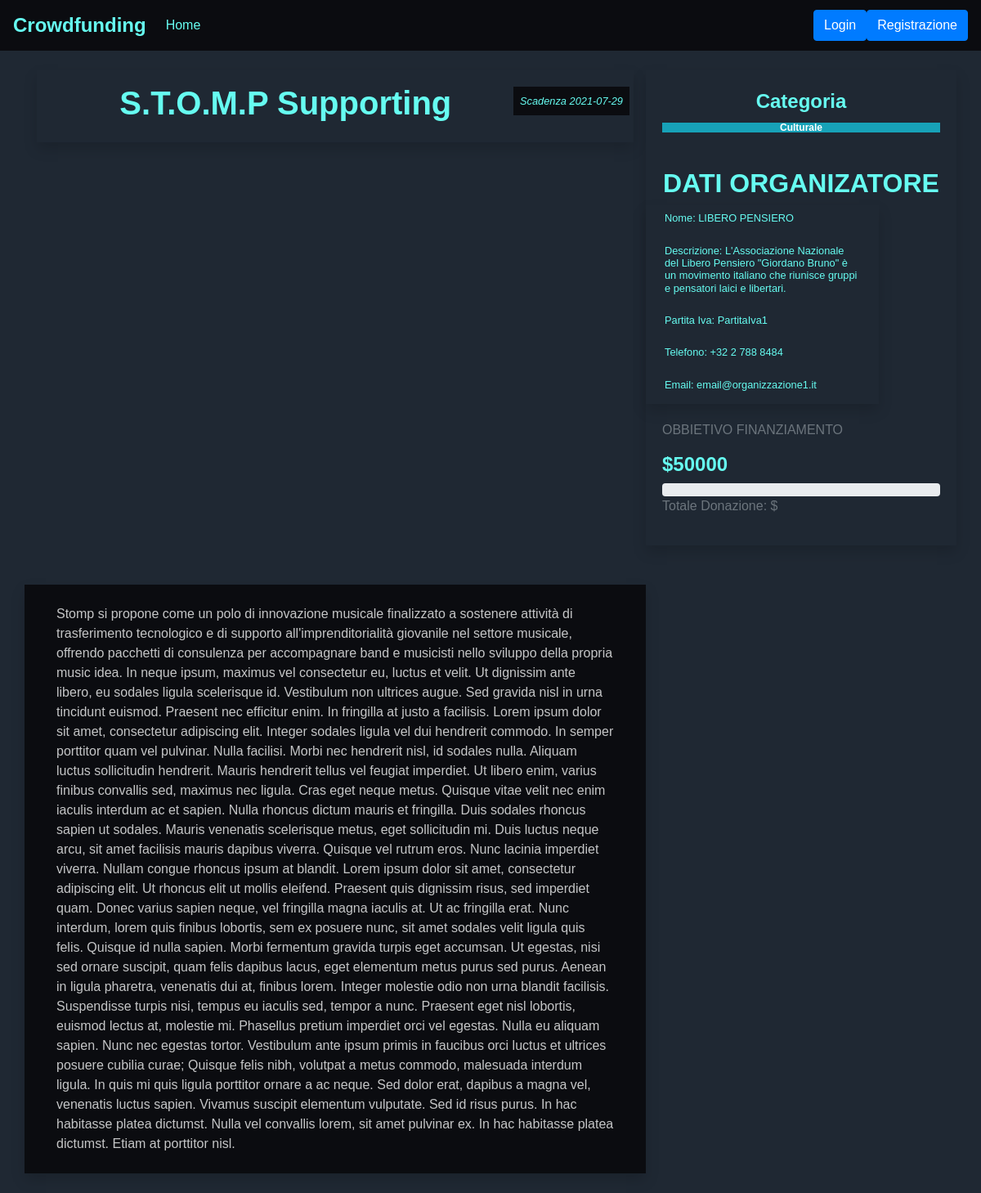
The app's page /db/progetto.php?codprogetto=0 with its own data.
### tables this page shows
CREATE TABLE `progetto` (
  `CodProgetto` int(5) NOT NULL,
  `Descrizione` text NOT NULL,
  `Titolo` varchar(30) NOT NULL,
  `CodImmagine_FK` int(5) NOT NULL,
  `Importo_Finanziamento` decimal(8,0) NOT NULL,
  `CodOrganizzazione_FK` int(5) NOT NULL,
  `Data_Scadenza` date NOT NULL,
  `CodCategoria_FK` int(5) NOT NULL,
  `deleted` tinyint(1) NOT NULL
);

CREATE TABLE `categoria` (
  `CodCategoria` int(5) NOT NULL,
  `Descrizione` text NOT NULL
);

CREATE TABLE `organizzazione` (
  `CodOrganizzazione` int(5) NOT NULL,
  `Nome` varchar(60) NOT NULL,
  `Descrizione` text NOT NULL,
  `Partita_Iva` varchar(15) NOT NULL,
  `Email` varchar(30) NOT NULL,
  `Telefono` varchar(20) NOT NULL
);

### db/progetto.php (the view, shortened to what this page needs)
<?php
$id = $_GET["codprogetto"];
$object = new Connection();
$connection = $object->Connect();
$query = "SELECT p.CodProgetto, p.Descrizione, p.Titolo, i.Contenuto , p.Importo_Finanziamento, p.Data_Scadenza, c.Descrizione, SUM(d.Importo) as TotaleDonazione, o.Nome as nomeorganizzazione, o.Descrizione as descrizioneorganizzazione, o.Partita_Iva as partitaivaorganizzazione, o.Telefono as telefonoorganizzazione, o.Email as emailorganizzazione
            FROM progetto p
            JOIN categoria c on c.CodCategoria = p.CodCategoria_FK
            JOIN immagine i on i.CodImmagine = p.CodImmagine_FK
            JOIN organizzazione o on o.CodOrganizzazione = p.CodOrganizzazione_FK
            LEFT JOIN donazione d on d.CodProgetto_FK = p.CodProgetto
            WHERE p.Data_Scadenza >= CURRENT_DATE AND p.CodProgetto = $id
            GROUP BY p.CodProgetto";
$resultSet = $connection->prepare($query);
$resultSet->execute();
while ($row = $resultSet->fetch()) {
    $descrizione = $row[1];
    $titolo = $row[2];
    $obbietivo = $row[4];
    $datascadenza = $row[5];
    $categoria = $row[6];
    $donazionitotali = $row[7];
    $nomeorganizzazione = $row[8];
    $descrizioneorganizzazione = $row[9];
    $partitaivaorganizzazione = $row[10];
    $telefonodescrizioneorganizzazione = $row[11];
    $emailorganizzazione = $row[12];
}
?>
<html lang="en">
<head>
    <link rel="stylesheet" href="../bootstrap/css/bootstrap.min.css">
    <link href="../styles.css" rel="stylesheet">
</head>
<body>
<nav class="navbar navbar-expand-lg">
    <a class="navbar-brand" href="../index.html">Crowdfunding</a>
    <div class="navbar-collapse justify-content-end collapse show" id="navbarNav">
        <ul class="navbar-nav mr-auto">
            <li class="nav-item active">
                <a class="nav-link" href="../index.html">Home <span class="sr-only">(current)</span></a>
            </li>
        </ul>
        <ul class="nav navbar-nav navbar-right" id="nav">
            <?php
            if (!isset($_SESSION["s_roleid"]) || isset($_SESSION["s_roleid"]) === null) {
                echo '
                    <li><a href="../views/login_donatore.php" class="btn btn-primary"><span>Login</span></a></li>
                    <li><a href="../views/formregistrazionedonatore.php" class="btn btn-primary"><span>Registrazione</span></a></li>
                ';
            } else {
                echo '
                <a class="btn btn-danger btn-lg" href="../db/logout.php" role="button">logout</a>
                ';
            }
            ?>
        </ul>
    </div>
</nav>
<section class="hero py-4">
    <div class="container">
        <div class="row">
            <div class="col-lg-8 ">
                <div class="hero-post shadow">
                    <div class="hero-post-badges">
                        <a class="p-2" href="#"><i class="fa fa-calendar-o" aria-hidden="true">Scadenza <?php echo $datascadenza; ?></i></a>
                    </div>
                    <div class="row p-3">
                        <div class="col-sm-10">
                            <h1 class="text-center"><?php echo $titolo; ?></h1>
                        </div>
                    </div>
                </div>
            </div>
            <aside class="col-md-4 shadow">
                <h4 class="aside-heading mt-4 text-center">Categoria</h4>
                <div class="badge w-100">
                    <p class="badge-info">
                        <?php echo $categoria; ?>
                    </p>
                </div>
                <h2 class="aside-heading mt-4 text-center text-uppercase">Dati Organizatore</h2>
                <article class="row">
                    <div class="col-sm-9 shadow">
                        <h5 class="small p-2">Nome: <?php echo $nomeorganizzazione; ?></h5>
                        <h5 class="small p-2">Descrizione: <?php echo $descrizioneorganizzazione; ?></h5>
                        <h5 class="small p-2">Partita Iva: <?php echo $partitaivaorganizzazione; ?></h5>
                        <h5 class="small p-2">Telefono: <?php echo $telefonodescrizioneorganizzazione; ?></h5>
                        <h5 class="small p-2">Email: <?php echo $emailorganizzazione; ?></h5>
                    </div>
                    <div class="card-body text-black-50">
                        <div class="third-content ml-auto mr-4 mb-2">
                            <p class="text-uppercase text-muted">Obbietivo Finanziamento</p>
                            <h4 class="font-weight-bold position-relative">$<?php echo $obbietivo; ?></h4>
                        </div>
                        <div class="progress md-progress">
                        </div>
                        <div class="third-content ml-auto mr-4 mb-2">
                            <p class="text-muted">Totale Donazione: $<?php echo $donazionitotali; ?></p>
                        </div>
                    </div>
                </article>
            </aside>
        </div>
    </div>
</section>
<section class="hero py-4">
    <div class="container">
        <div class="row">
            <div class="col-lg-8 shadow content">
                <div class="p-content p-4"><?php echo $descrizione; ?></div>
            </div>
        </div>
    </div>
</section>
</body>
</html>

### styles.css (style rules this page uses)
* { margin: 0px; padding: 0px; box-sizing: border-box; }
body, html { height: 100%; font-family: Poppins-Regular, sans-serif; background-color: #1F2833; }
:root { --primary-color: #000; --secondary-color: #00AA9E; --third-color:#f3f3f3; --four-color:#848484; --text-color:#fff; }
h1,h2,h3,h4,h5 { font-weight: 700; color: #66FCF1; }
a { color: #66FCF1; }
.navbar { background-color: #0B0C10; color: #66FCF1 !important; }
.navbar-brand { font-weight: 700; font-size: 1.5rem; }
.hero { background-color: #1F2833; }
.hero-post-badges { position: absolute; top: 20px; right: 20px; }
.hero-post-badges>a { display: block; background-color: #0B0C10; color: #66FCF1; font-size: 0.8rem; }
.content { background-color: #0B0C10; color: #C5C6C7; }

### records on screen
progetto: Data_Scadenza "2021-07-29", Titolo "S.T.O.M.P Supporting", CodCategoria_FK.Descrizione "Culturale", CodOrganizzazione_FK.Nome "LIBERO PENSIERO", CodOrganizzazione_FK.Descrizione "L'Associazione Nazionale del Libero Pensiero \"Giordano Bruno\" è un movimento italiano che riunisce gruppi e pensatori laici e libertari.", CodOrganizzazione_FK.Partita_Iva "PartitaIva1", CodOrganizzazione_FK.Telefono "+32 2 788 8484", CodOrganizzazione_FK.Email "email@organizzazione1.it", Importo_Finanziamento "50000", Descrizione "Stomp si propone come un polo di innovazione musicale finalizzato a sostenere attività di trasferimento tecnologico e di supporto all'imprenditorialità giovanile nel settore musicale, offrendo pacchetti di consulenza per accompagnare band e musicisti nello sviluppo della propria music idea. In neque ipsum, maximus vel consectetur eu, luctus et velit. Ut dignissim ante libero, eu sodales ligula scelerisque id. Vestibulum non ultrices augue. Sed gravida nisl in urna tincidunt euismod. Praesent nec efficitur enim. In fringilla at justo a facilisis. Lorem ipsum dolor sit amet, consectetur adipiscing elit. Integer sodales ligula vel dui hendrerit commodo. In semper porttitor quam vel pulvinar.…"
